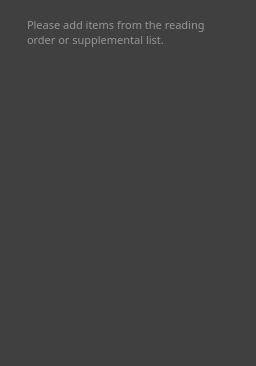
<?xml version="1.0" encoding="UTF-8"?>
<ui version="4.0">
 <class>TOCListWidget</class>
 <widget class="QWidget" name="TOCListWidget">
  <property name="geometry">
   <rect>
    <x>0</x>
    <y>0</y>
    <width>256</width>
    <height>366</height>
   </rect>
  </property>
  <property name="sizePolicy">
   <sizepolicy hsizetype="Fixed" vsizetype="Preferred">
    <horstretch>0</horstretch>
    <verstretch>0</verstretch>
   </sizepolicy>
  </property>
  <property name="minimumSize">
   <size>
    <width>256</width>
    <height>0</height>
   </size>
  </property>
  <property name="maximumSize">
   <size>
    <width>256</width>
    <height>16777215</height>
   </size>
  </property>
  <property name="acceptDrops">
   <bool>true</bool>
  </property>
  <property name="windowTitle">
   <string>Form</string>
  </property>
  <property name="styleSheet">
   <string notr="true">background: #404040;

</string>
  </property>
  <layout class="QGridLayout" name="gridLayout">
   <item row="0" column="0">
    <layout class="QVBoxLayout" name="verticalLayout">
     <property name="spacing">
      <number>0</number>
     </property>
     <item>
      <widget class="QWidget" name="widget_NoItem" native="true">
       <property name="sizePolicy">
        <sizepolicy hsizetype="Fixed" vsizetype="Fixed">
         <horstretch>0</horstretch>
         <verstretch>0</verstretch>
        </sizepolicy>
       </property>
       <property name="minimumSize">
        <size>
         <width>256</width>
         <height>36</height>
        </size>
       </property>
       <property name="maximumSize">
        <size>
         <width>256</width>
         <height>36</height>
        </size>
       </property>
       <widget class="QLabel" name="label_NoItem">
        <property name="geometry">
         <rect>
          <x>16</x>
          <y>6</y>
          <width>208</width>
          <height>30</height>
         </rect>
        </property>
        <property name="sizePolicy">
         <sizepolicy hsizetype="Fixed" vsizetype="Fixed">
          <horstretch>0</horstretch>
          <verstretch>0</verstretch>
         </sizepolicy>
        </property>
        <property name="minimumSize">
         <size>
          <width>208</width>
          <height>30</height>
         </size>
        </property>
        <property name="maximumSize">
         <size>
          <width>208</width>
          <height>30</height>
         </size>
        </property>
        <property name="font">
         <font>
          <family>Noto Sans TC</family>
          <pointsize>-1</pointsize>
          <weight>50</weight>
          <italic>false</italic>
          <bold>false</bold>
         </font>
        </property>
        <property name="styleSheet">
         <string notr="true">font-family: Noto Sans TC;
font-style: normal;
font-weight: normal;
font-size: 11px;
line-height: 15px;
display: flex;
align-items: center;

color: rgba(255, 255, 255, 0.45);


background: #404040;
</string>
        </property>
        <property name="text">
         <string>Please add items from the reading order or supplemental list.</string>
        </property>
        <property name="wordWrap">
         <bool>true</bool>
        </property>
       </widget>
      </widget>
     </item>
     <item>
      <widget class="QListWidget" name="listWidget">
       <property name="enabled">
        <bool>false</bool>
       </property>
       <property name="sizePolicy">
        <sizepolicy hsizetype="Fixed" vsizetype="Expanding">
         <horstretch>0</horstretch>
         <verstretch>0</verstretch>
        </sizepolicy>
       </property>
       <property name="minimumSize">
        <size>
         <width>256</width>
         <height>0</height>
        </size>
       </property>
       <property name="maximumSize">
        <size>
         <width>256</width>
         <height>16777215</height>
        </size>
       </property>
       <property name="acceptDrops">
        <bool>true</bool>
       </property>
       <property name="autoFillBackground">
        <bool>true</bool>
       </property>
       <property name="styleSheet">
        <string notr="true">QListWidget {
	padding: 0px;
	border: 0px;
	background: #404040;
}

// 设置垂直滚动条基本样式
QScrollBar:vertical
{
    width:8px;
    background:rgba(0,0,0,0%);
    margin:0px,0px,0px,0px;
    padding-top:9px;   // 留出9px给上面和下面的箭头
    padding-bottom:9px;
}
QScrollBar::handle:vertical
{
    width:8px;
    background:rgba(0,0,0,25%);
    border-radius:4px;   // 滚动条两端变成椭圆
    min-height:20;
}
QScrollBar::handle:vertical:hover
{
    width:8px;
    background:rgba(0,0,0,50%);   // 鼠标放到滚动条上的时候，颜色变深
    border-radius:4px;
    min-height:20;
}
QScrollBar::add-line:vertical   // 这个应该是设置下箭头的，3.png就是箭头
{
    height:9px;width:8px;
    subcontrol-position:bottom;
}
QScrollBar::sub-line:vertical   // 设置上箭头
{
    height:9px;width:8px;
    subcontrol-position:top;
}
QScrollBar::add-line:vertical:hover   // 当鼠标放到下箭头上的时候
{
    height:9px;width:8px;
    subcontrol-position:bottom;
}
QScrollBar::sub-line:vertical:hover  // 当鼠标放到下箭头上的时候
{
    height:9px;width:8px;
    subcontrol-position:top;
}
QScrollBar::add-page:vertical,QScrollBar::sub-page:vertical   // 当滚动条滚动的时候，上面的部分和下面的部分
{
    background:rgba(0,0,0,10%);
    border-radius:4px;
}




</string>
       </property>
       <property name="frameShadow">
        <enum>QFrame::Sunken</enum>
       </property>
       <property name="lineWidth">
        <number>0</number>
       </property>
       <property name="horizontalScrollBarPolicy">
        <enum>Qt::ScrollBarAlwaysOff</enum>
       </property>
       <property name="autoScrollMargin">
        <number>0</number>
       </property>
       <property name="editTriggers">
        <set>QAbstractItemView::NoEditTriggers</set>
       </property>
       <property name="showDropIndicator" stdset="0">
        <bool>false</bool>
       </property>
       <property name="dragDropMode">
        <enum>QAbstractItemView::InternalMove</enum>
       </property>
       <property name="defaultDropAction">
        <enum>Qt::CopyAction</enum>
       </property>
       <property name="spacing">
        <number>0</number>
       </property>
       <property name="itemAlignment">
        <set>Qt::AlignLeading</set>
       </property>
      </widget>
     </item>
    </layout>
   </item>
  </layout>
 </widget>
 <resources/>
 <connections/>
</ui>
